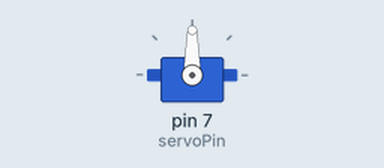
Simulated run of this sketch. Board: Arduino Nano, built with avr-gcc and run on an emulated ATmega328P. Parts: servo.

Above: at 0.55 s.
At 5.5 s:
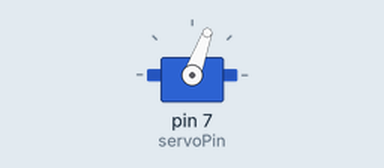
At 11.5 s:
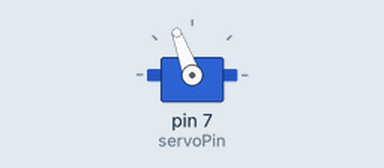
Timing chart, 0 to 16.1 s (numbered marks = the images above):
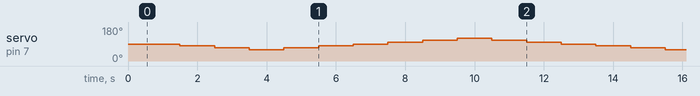

Measured:
- by itself, servo on pin 7 (servoPin): repeats every 12.0 s: 70° 1.0 s, 60° 1.0 s, 70° 1.0 s, 80° 1.0 s, 90° 1.0 s, 100° 1.0 s, 110° 1.0 s, 120° 1.0 s, 110° 1.0 s, 100° 1.0 s, 90° 1.0 s, 80° 1.0 s

The sketch:

epuck_1d_tilt_arduino_nano_sg90.ino
```cpp
// Board: "Arduino Nano"
// Processor: "ATmega328P(Old Bootloader)"

#include <Servo.h>

int servoPin = 7;

Servo servo1;

void setup()
{
  // Put your setup code here, to run once:
  servo1.attach(servoPin);
  servo1.write(90);
  delay(500);
}

void loop()
{
  moveServo(90);
  moveServo(80);
  moveServo(70);
  moveServo(60);
  moveServo(70);
  moveServo(80);
  moveServo(90);
  moveServo(100);
  moveServo(110);
  moveServo(120);
  moveServo(110);
  moveServo(100);
}

void moveServo(int angle)
{
  servo1.write(angle);
  delay(1000);
}
```
